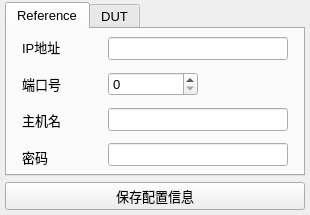
<?xml version="1.0" encoding="UTF-8"?>
<ui version="4.0">
 <class>Server_widget</class>
 <widget class="QWidget" name="Server_widget">
  <property name="geometry">
   <rect>
    <x>0</x>
    <y>0</y>
    <width>310</width>
    <height>215</height>
   </rect>
  </property>
  <property name="minimumSize">
   <size>
    <width>310</width>
    <height>215</height>
   </size>
  </property>
  <property name="maximumSize">
   <size>
    <width>310</width>
    <height>215</height>
   </size>
  </property>
  <property name="font">
   <font>
    <pointsize>10</pointsize>
   </font>
  </property>
  <property name="focusPolicy">
   <enum>Qt::NoFocus</enum>
  </property>
  <property name="windowTitle">
   <string>Form</string>
  </property>
  <layout class="QVBoxLayout" name="verticalLayout_3">
   <property name="leftMargin">
    <number>5</number>
   </property>
   <property name="topMargin">
    <number>2</number>
   </property>
   <property name="rightMargin">
    <number>5</number>
   </property>
   <property name="bottomMargin">
    <number>5</number>
   </property>
   <item>
    <widget class="QTabWidget" name="tabWidget">
     <property name="currentIndex">
      <number>0</number>
     </property>
     <widget class="QWidget" name="tab">
      <attribute name="title">
       <string>Reference</string>
      </attribute>
      <layout class="QHBoxLayout" name="horizontalLayout">
       <property name="leftMargin">
        <number>15</number>
       </property>
       <property name="topMargin">
        <number>2</number>
       </property>
       <property name="rightMargin">
        <number>15</number>
       </property>
       <property name="bottomMargin">
        <number>2</number>
       </property>
       <item>
        <layout class="QVBoxLayout" name="verticalLayout">
         <item>
          <widget class="QLabel" name="label">
           <property name="minimumSize">
            <size>
             <width>80</width>
             <height>0</height>
            </size>
           </property>
           <property name="text">
            <string>IP地址</string>
           </property>
          </widget>
         </item>
         <item>
          <widget class="QLabel" name="label_2">
           <property name="minimumSize">
            <size>
             <width>80</width>
             <height>0</height>
            </size>
           </property>
           <property name="text">
            <string>端口号</string>
           </property>
          </widget>
         </item>
         <item>
          <widget class="QLabel" name="label_3">
           <property name="minimumSize">
            <size>
             <width>80</width>
             <height>0</height>
            </size>
           </property>
           <property name="text">
            <string>主机名</string>
           </property>
          </widget>
         </item>
         <item>
          <widget class="QLabel" name="label_4">
           <property name="minimumSize">
            <size>
             <width>80</width>
             <height>0</height>
            </size>
           </property>
           <property name="text">
            <string>密码</string>
           </property>
          </widget>
         </item>
        </layout>
       </item>
       <item>
        <layout class="QVBoxLayout" name="verticalLayout_2">
         <item>
          <widget class="QLineEdit" name="IPEdit"/>
         </item>
         <item>
          <widget class="QSpinBox" name="PortSpinBox">
           <property name="maximumSize">
            <size>
             <width>90</width>
             <height>16777215</height>
            </size>
           </property>
           <property name="maximum">
            <number>65535</number>
           </property>
          </widget>
         </item>
         <item>
          <widget class="QLineEdit" name="HostnameEdit"/>
         </item>
         <item>
          <widget class="QLineEdit" name="PasswdEdit"/>
         </item>
        </layout>
       </item>
      </layout>
     </widget>
     <widget class="QWidget" name="tab_2">
      <attribute name="title">
       <string>DUT</string>
      </attribute>
      <layout class="QHBoxLayout" name="horizontalLayout_2">
       <property name="leftMargin">
        <number>15</number>
       </property>
       <property name="topMargin">
        <number>2</number>
       </property>
       <property name="rightMargin">
        <number>15</number>
       </property>
       <property name="bottomMargin">
        <number>2</number>
       </property>
       <item>
        <layout class="QVBoxLayout" name="verticalLayout_4">
         <item>
          <widget class="QLabel" name="label_5">
           <property name="minimumSize">
            <size>
             <width>80</width>
             <height>0</height>
            </size>
           </property>
           <property name="text">
            <string>IP地址</string>
           </property>
          </widget>
         </item>
         <item>
          <widget class="QLabel" name="label_6">
           <property name="minimumSize">
            <size>
             <width>80</width>
             <height>0</height>
            </size>
           </property>
           <property name="text">
            <string>端口号</string>
           </property>
          </widget>
         </item>
         <item>
          <widget class="QLabel" name="label_7">
           <property name="minimumSize">
            <size>
             <width>80</width>
             <height>0</height>
            </size>
           </property>
           <property name="text">
            <string>主机名</string>
           </property>
          </widget>
         </item>
         <item>
          <widget class="QLabel" name="label_8">
           <property name="minimumSize">
            <size>
             <width>80</width>
             <height>0</height>
            </size>
           </property>
           <property name="text">
            <string>密码</string>
           </property>
          </widget>
         </item>
        </layout>
       </item>
       <item>
        <layout class="QVBoxLayout" name="verticalLayout_5">
         <item>
          <widget class="QLineEdit" name="IPEdit_2"/>
         </item>
         <item>
          <widget class="QSpinBox" name="PortSpinBox_2">
           <property name="maximumSize">
            <size>
             <width>90</width>
             <height>16777215</height>
            </size>
           </property>
           <property name="maximum">
            <number>65535</number>
           </property>
          </widget>
         </item>
         <item>
          <widget class="QLineEdit" name="HostnameEdit_2"/>
         </item>
         <item>
          <widget class="QLineEdit" name="PasswdEdit_2"/>
         </item>
        </layout>
       </item>
      </layout>
     </widget>
    </widget>
   </item>
   <item>
    <widget class="QPushButton" name="saveConfButton">
     <property name="text">
      <string>保存配置信息</string>
     </property>
    </widget>
   </item>
  </layout>
 </widget>
 <resources/>
 <connections/>
</ui>
